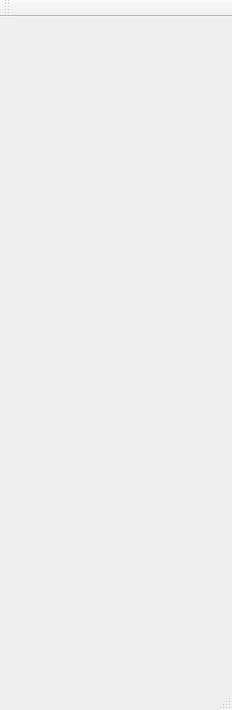
<?xml version="1.0" encoding="UTF-8"?>
<ui version="4.0">
 <class>zqd</class>
 <widget class="QMainWindow" name="zqd">
  <property name="geometry">
   <rect>
    <x>0</x>
    <y>0</y>
    <width>232</width>
    <height>710</height>
   </rect>
  </property>
  <property name="windowTitle">
   <string>zqd</string>
  </property>
  <widget class="QWidget" name="centralWidget"/>
  <widget class="QMenuBar" name="menuBar">
   <property name="geometry">
    <rect>
     <x>0</x>
     <y>0</y>
     <width>232</width>
     <height>26</height>
    </rect>
   </property>
  </widget>
  <widget class="QToolBar" name="mainToolBar">
   <attribute name="toolBarArea">
    <enum>TopToolBarArea</enum>
   </attribute>
   <attribute name="toolBarBreak">
    <bool>false</bool>
   </attribute>
  </widget>
  <widget class="QStatusBar" name="statusBar"/>
 </widget>
 <layoutdefault spacing="6" margin="11"/>
 <resources/>
 <connections/>
</ui>
